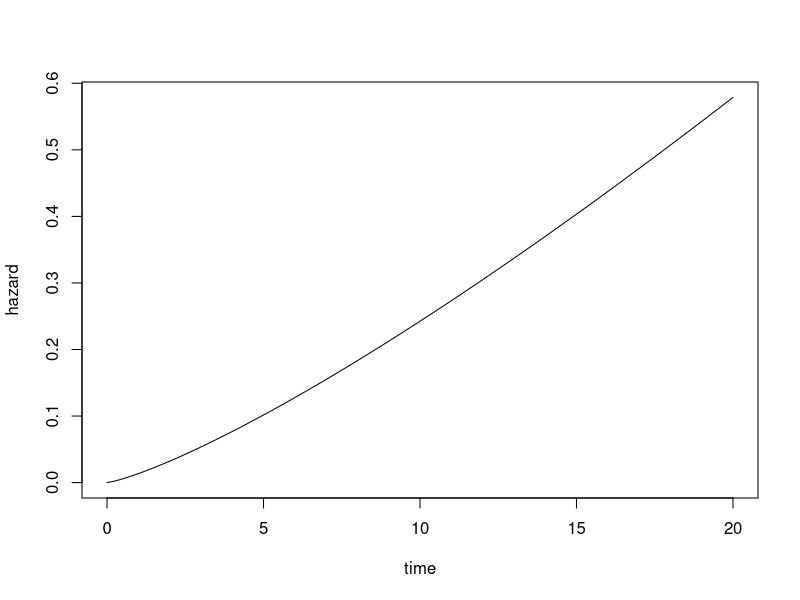
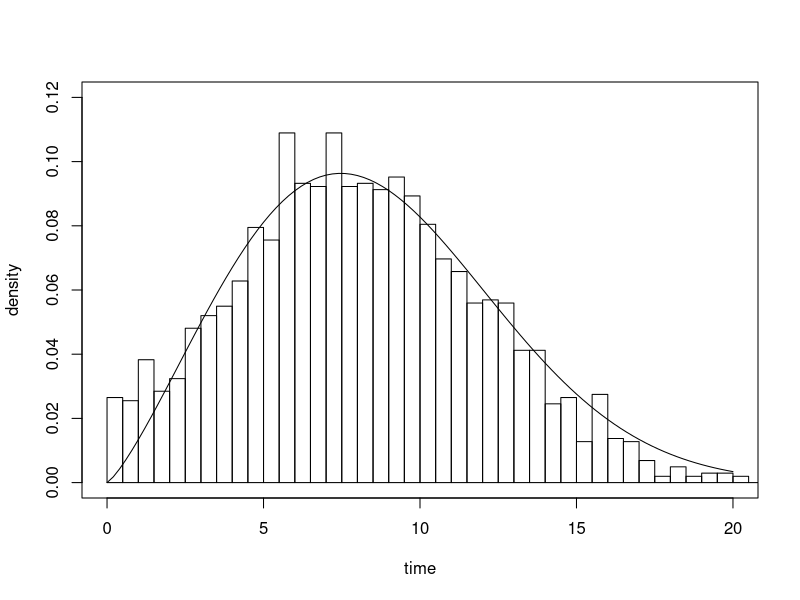

R code for these plots, in order:
data <- read.csv('Bank_Attrition.csv', header = TRUE)

install.packages('survival')
library(survival)

# Number 1
surv.res <- survreg(Surv(ChurnTime, 1-Censored) ~. -CustomerID, data = data, dist = 'weibull')
summary(surv.res)

# Number 2
a <- 1/surv.res$scale
a
beta <- -coef(surv.res)*a
beta

# Number 3
xbar <- colMeans(data[,2:10])
xbeta <- crossprod(c(1,xbar), beta)
curve(exp(c(xbeta))*a*x^(a-1), xlim=c(0,20), xlab='time', ylab = 'hazard')
      
# Number 4
curve(dweibull(x, shape = a, scale = exp(-xbeta/a)), xlab = 'time', ylab = 'density', xlim = c(0,20), ylim = c(0, 0.12))
hist(data$ChurnTime[data$Censored==0], breaks = 50, freq = FALSE, add = TRUE, col = NULL)
